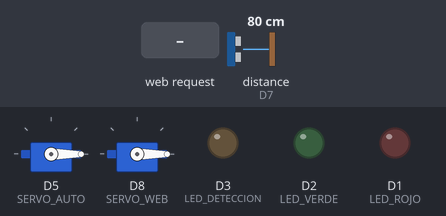
A sketch run on a simulated ESP8266 (NodeMCU). On the bench: 2 × servo, output pins drawn as LEDs (lit = HIGH). Wiring (inferred from the names in the program): ultrasonic range finder: trigger D6; echo D7. The inputs (shaded band) are chosen by the test bench; at power-on: distance to the obstacle (sensor on D7) 80 cm. The echo pulse lasts 58.3 µs per cm; WiFi joins after 1.5 s; servers stay silent unless stated; pins used as bus, display or sensor lines are not drawn; what the sketch prints to the serial monitor is not drawn.

Above: at 3.7 s.
3.8 s: distance to the obstacle (sensor on D7) set to 17 cm
5.3 s: distance to the obstacle (sensor on D7) set to 14 cm
At 5.7 s:
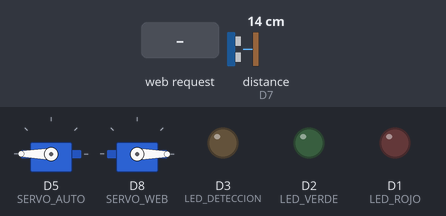
6.8 s: HTTP request GET /toggle/1 received
At 7.9 s:
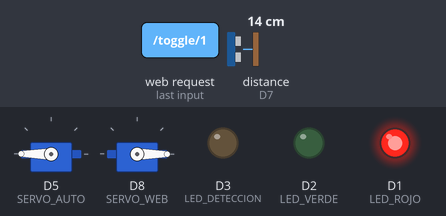
8.3 s: HTTP request GET /toggle/2 received
At 9.0 s:
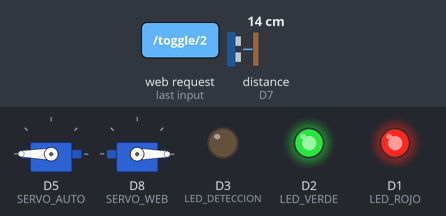
11.3 s: HTTP request GET /toggle/3 received
At 12.5 s:
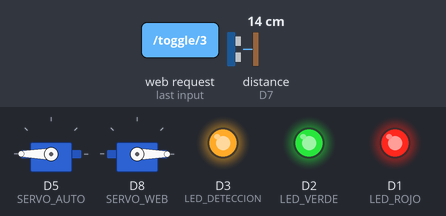
12.8 s: HTTP request GET /toggleServoWeb received
At 13.7 s:
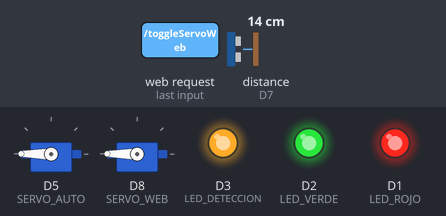
Timing chart, 0 to 15.8 s (numbered marks = the images above; inputs shaded):
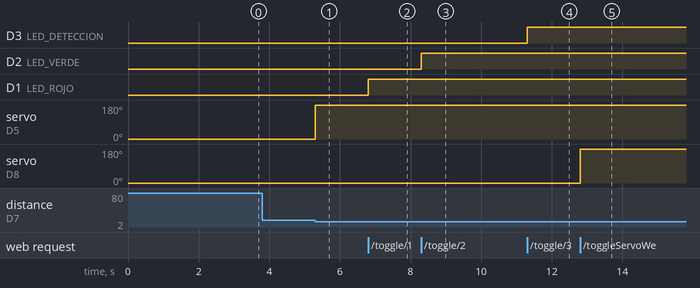

The sketch:

Practica_Casa_Inteligente.ino
```cpp
#include <ESP8266WiFi.h>
#include <ESP8266WebServer.h>
#include <Servo.h>

// ==== CONFIGURACIÓN WiFi ====
const char* ssid = "Redmi Note 11S";
const char* password = "Brooklyn99";

// ==== SERVIDOR WEB ====
ESP8266WebServer server(80);

// ==== LEDS ====
#define LED_ROJO D1
#define LED_VERDE D2
#define LED_DETECCION D3

bool ledRojo = false;
bool ledVerde = false;
bool ledDeteccion = false;

// ==== SERVOS Y SENSOR ====
#define SERVO_AUTO D5
#define TRIG_PIN D6
#define ECHO_PIN D7
#define SERVO_WEB D8

Servo servoAuto;
Servo servoWeb;

long duracion;
int distancia;
unsigned long ultimaDeteccion = 0;
bool puertaAbierta = false;
bool servoWebAbierto = false;

// ==== PÁGINA HTML INCRUSTADA ====
String paginaHTML = R"rawliteral(
<!DOCTYPE html>
<html lang="es">
<head>
<meta charset="UTF-8">
<meta name="viewport" content="width=device-width, initial-scale=1.0">
<title>Panel de Control Inteligente</title>
<style>
body {
  font-family: -apple-system, BlinkMacSystemFont, 'Segoe UI', Roboto, sans-serif;
  background: linear-gradient(135deg, #0f172a 0%, #1e293b 100%);
  color: #f8fafc;
  padding: 20px;
  text-align: center;
}
h1 {
  font-size: 2.5rem;
  margin-bottom: 10px;
  background: linear-gradient(45deg, #06b6d4, #f97316);
  -webkit-background-clip: text;
  -webkit-text-fill-color: transparent;
}
h2 {
  color: #94a3b8;
  margin-bottom: 10px;
}
.grid {
  display: grid;
  grid-template-columns: repeat(auto-fit, minmax(280px, 1fr));
  gap: 20px;
  margin-top: 30px;
}
.card {
  background: rgba(30, 41, 59, 0.85);
  border: 2px solid #334155;
  border-radius: 12px;
  padding: 20px;
  box-shadow: 0 0 20px rgba(6, 182, 212, 0.2);
  transition: all 0.3s ease;
}
.card:hover {
  transform: translateY(-5px);
  border-color: #06b6d4;
}
.led-icon {
  width: 80px;
  height: 80px;
  border-radius: 50%;
  margin: 0 auto 10px;
  display: flex;
  align-items: center;
  justify-content: center;
  font-size: 1.5rem;
  transition: all 0.3s ease;
}
.led-icon.off {
  background: #475569;
  color: #94a3b8;
}
.led-icon.red {
  background: #ef4444;
  box-shadow: 0 0 20px rgba(239,68,68,0.6);
}
.led-icon.green {
  background: #22c55e;
  box-shadow: 0 0 20px rgba(34,197,94,0.6);
}
.led-icon.builtin {
  background: #f97316;
  box-shadow: 0 0 20px rgba(249,115,22,0.6);
}
button {
  background: linear-gradient(45deg, #06b6d4, #0891b2);
  border: none;
  color: white;
  padding: 12px 24px;
  border-radius: 8px;
  font-size: 1rem;
  cursor: pointer;
  transition: transform 0.2s ease, box-shadow 0.3s ease;
}
button:hover {
  transform: scale(1.05);
  box-shadow: 0 0 20px rgba(6,182,212,0.4);
}
.status {
  color: #94a3b8;
  margin-bottom: 8px;
}
footer {
  margin-top: 40px;
  font-size: 0.9rem;
  color: #64748b;
}
</style>
</head>
<body>
  <h1>Panel de Control Inteligente</h1>
  <p>IP del sistema: %IP%</p>

  <h2>💡 Control de LEDs</h2>
  <div class="grid">
    <div class="card">
      <div class="led-icon %LED1_CLASS%">🔴</div>
      <h3>LED Rojo</h3>
      <p class="status">Estado: %LED1_STATUS%</p>
      <form action="/toggle/1" method="get">
        <button>%LED1_BUTTON%</button>
      </form>
    </div>

    <div class="card">
      <div class="led-icon %LED2_CLASS%">🟢</div>
      <h3>LED Verde</h3>
      <p class="status">Estado: %LED2_STATUS%</p>
      <form action="/toggle/2" method="get">
        <button>%LED2_BUTTON%</button>
      </form>
    </div>

    <div class="card">
      <div class="led-icon %LED3_CLASS%">🟠</div>
      <h3>LED Rojo</h3>
      <p class="status">Estado: %LED3_STATUS%</p>
      <form action="/toggle/3" method="get">
        <button>%LED3_BUTTON%</button>
      </form>
    </div>
  </div>

  <h2>⚙ Control de Servos</h2>
  <div class="grid">
    <div class="card">
      <h3>Puerta Automática (Sensor)</h3>
      <p>Se abre al detectar presencia y se cierra después de 5s.</p>
    </div>

    <div class="card">
      <h3>Puerta Manual (Web)</h3>
      <p class="status">Estado: %SERVO_ESTADO%</p>
      <form action="/toggleServoWeb" method="get">
        <button>%SERVO_BOTON%</button>
      </form>
    </div>
  </div>

  <footer>
    Sistema en línea 🛰 | NodeMCU ESP8266
  </footer>
</body>
</html>
)rawliteral";

// ==== FUNCIONES ====
int medirDistancia() {
  digitalWrite(TRIG_PIN, LOW);
  delayMicroseconds(2);
  digitalWrite(TRIG_PIN, HIGH);
  delayMicroseconds(10);
  digitalWrite(TRIG_PIN, LOW);

  duracion = pulseIn(ECHO_PIN, HIGH, 30000);
   if (duracion == 0) {
    Serial.println("⚠ Sensor no detecta eco. Revisa conexiones o alimentación.");
    return -1; // valor inválido
  }
  distancia = duracion * 0.034 / 2;

  Serial.print("📏 Distancia medida: ");
  Serial.print(distancia);
  Serial.println(" cm");

  return distancia;
}

void handleRoot() {
  String html = paginaHTML;
  html.replace("%IP%", WiFi.localIP().toString());

  html.replace("%LED1_STATUS%", ledRojo ? "Encendido" : "Apagado");
  html.replace("%LED1_BUTTON%", ledRojo ? "Apagar" : "Encender");
  html.replace("%LED1_CLASS%", ledRojo ? "active red" : "off");

  html.replace("%LED2_STATUS%", ledVerde ? "Encendido" : "Apagado");
  html.replace("%LED2_BUTTON%", ledVerde ? "Apagar" : "Encender");
  html.replace("%LED2_CLASS%", ledVerde ? "active green" : "off");

  html.replace("%LED3_STATUS%", ledDeteccion ? "Encendido" : "Apagado");
  html.replace("%LED3_BUTTON%", ledDeteccion ? "Apagar" : "Encender");
  html.replace("%LED3_CLASS%", ledDeteccion ? "active builtin" : "off");

  html.replace("%SERVO_ESTADO%", servoWebAbierto ? "Cerrada" : "Abierta");
  html.replace("%SERVO_BOTON%", servoWebAbierto ? "Abrir" : "Cerrar");

  server.send(200, "text/html", html);
}

void handleToggleLED1() {
  ledRojo = !ledRojo;
  digitalWrite(LED_ROJO, ledRojo ? HIGH : LOW);
  handleRoot();
}
void handleToggleLED2() {
  ledVerde = !ledVerde;
  digitalWrite(LED_VERDE, ledVerde ? HIGH : LOW);
  handleRoot();
}
void handleToggleLED3() {
  ledDeteccion = !ledDeteccion;
  digitalWrite(LED_DETECCION, ledDeteccion ? HIGH : LOW);
  handleRoot();
}
void handleToggleServoWeb() {
  servoWebAbierto = !servoWebAbierto;
  servoWeb.write(servoWebAbierto ? 180 : 0);
  handleRoot();
}

void setup() {
  Serial.begin(115200);
  delay(1000);
  Serial.println("Iniciando sistema...");

  pinMode(LED_ROJO, OUTPUT);
  pinMode(LED_VERDE, OUTPUT);
  pinMode(LED_DETECCION, OUTPUT);
  digitalWrite(LED_ROJO, LOW);
  digitalWrite(LED_VERDE, LOW);
  digitalWrite(LED_DETECCION, LOW);

  pinMode(TRIG_PIN, OUTPUT);
  pinMode(ECHO_PIN, INPUT);

  servoAuto.attach(SERVO_AUTO);
  servoWeb.attach(SERVO_WEB);
  servoAuto.write(0);
  servoWeb.write(0);

  WiFi.begin(ssid, password);
  Serial.print("Conectando a WiFi");
  while (WiFi.status() != WL_CONNECTED) {
    delay(500);
    Serial.print(".");
  }
  Serial.println("\nConectado a WiFi");
  Serial.print("IP asignada: ");
  Serial.println(WiFi.localIP());

  server.on("/", handleRoot);
  server.on("/toggle/1", handleToggleLED1);
  server.on("/toggle/2", handleToggleLED2);
  server.on("/toggle/3", handleToggleLED3);
  server.on("/toggleServoWeb", handleToggleServoWeb);

  server.begin();
  Serial.println("Servidor iniciado en puerto 80");
}

void loop() {
  server.handleClient();

  int d = medirDistancia();

  // 🔹 SOLO controla el servomotor automático, NO el LED
  if (d > 0 && d < 15) {
    if (!puertaAbierta) {
      Serial.println("🚪 Objeto detectado. Abriendo puerta automática.");
      servoAuto.write(180);
      puertaAbierta = true;
      ultimaDeteccion = millis();
    }
  }

  // 🔹 Cerrar la puerta después de 5 segundos
  if (puertaAbierta && (millis() - ultimaDeteccion > 5000)) {
    Serial.println("⏳ Tiempo agotado. Cerrando puerta automática.");
    servoAuto.write(0);
    puertaAbierta = false;
  }
}
```

Measured:
- the behaviour switches between 16 and 15 cm on distance to the obstacle (sensor on D7) (found by bisection; images 0 and 1)
- after the input at 5.3 s, servo on D5 (SERVO_AUTO): 0° → 180° at once
- after the input at 6.8 s, D1 (LED_ROJO): LOW → HIGH at once
- after the input at 8.3 s, D2 (LED_VERDE): LOW → HIGH at once
- after the input at 11.3 s, D3 (LED_DETECCION): LOW → HIGH at once
- after the input at 12.8 s, servo on D8 (SERVO_WEB): 0° → 180° at once
